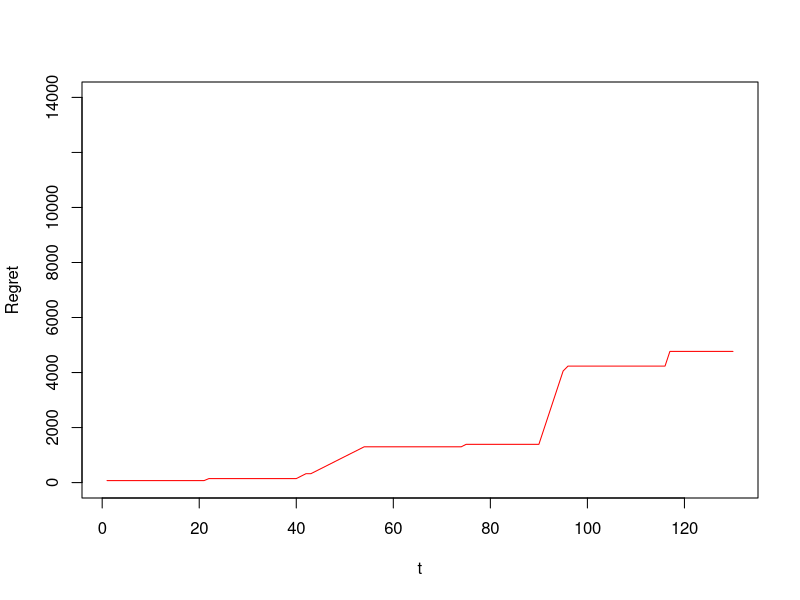

Write the R code that produced this figure. (Note: this script raises an error after producing the figure.)
library(stats)


getDemand <- function(N,p,b,i){
  if(b==0)
    print("Error! b cant't be 0.")
  return (N*(1-p/b)+RandUni[i])
}


getRegret <- function(T,N,P,b,PP){
  
  #PP: Price Pulled
  
  RegVec=rep(0,T)
  for(i in 1:T){
    if(i!=1)
      RegVec[i]=RegVec[i-1]+ max(P*N*(1-P/b[i]))-(PP[i]*N*(1-PP[i]/b[i]))
    else
      RegVec[i]=max(P*N*(1-P/b[i]))-(PP[i]*N*(1-PP[i]/b[i]))
  }
  return (RegVec)
}



getQuality <- function(cq,DemObs,PP,NF=0.2,w=0.5){
  
  #cq: Cumulative quality
  #DemObs: Demand Observed in the window
  #PP: Vector of price pulled
  #NF: Normalising factor (between 0 and 1)
  mid=-1
  for(i in (1:(length(PP)-1))){
    if(PP[i]==PP[length(PP)])
    {
      mid=i
      break
    }
  }
  if(mid==-1)
  {
    return (cq)
  }
  d1=min(DemObs[length(DemObs)],DemObs[mid])
  d2=max(DemObs[length(DemObs)],DemObs[mid])
  iq = 2*exp(-(((d2-d1)/(NF*d1))^2))-1
  cq =w*cq+(1-w)*iq
  #print(iq)  
  return (cq)
}

getMeanQuality <- function(cq,DemObs,PP,NF=0.2,w=0.5,tempco,lim=10){
  
  #cq: Cumulative quality
  #DemObs: Demand Observed in the window
  #PP: Vector of price pulled
  #NF: Normalising factor (between 0 and 1)
  
  d1 = 0
  co1 = 0
  for(i in (ceiling(length(PP)/2)):1){
    if(PP[i]==PP[length(PP)])
    {
      d1=d1+DemObs[i]
      co1=co1+1
    }
  }
  
  d2 = 0
  co2 = 0
  for(i in (ceiling(length(PP)/2)):length(PP)){
    if(PP[i]==PP[length(PP)])
    {
      d2=d2+DemObs[i]
      co2=co2+1
    }
  }
  if(co1==0 || co2==0)
    return (cq)
  dd1=d1/co1
  dd2=d2/co2
  d1=min(dd1,dd2)
  d2=max(dd1,dd2)
  
  iq = (2*exp(-(((d2-d1)/(0.1*NF*d1))^2))-1)*min(1,min(co1,co2)/lim)
  cq =w*cq+(1-w)*iq
  print(c(tempco,(d2-d1),co1,co2,iq))
  return (cq)
}



sqrtMSE <- function (X,Y,fit)
{
  V2 = X
  return (sqrt(sum((predict(fit,newdata=as.data.frame(V2))-Y)^2)/(length(X)-2)))
}

findConfInt <- function (X,Y,fit,curX,alpha)
{
  N = length(X)
  
  s = sqrtMSE(X,Y,fit)
  meanX = mean(X)
  sy= s*sqrt((1/N)+(((curX-meanX)^2)/(sum((X-meanX)^2))))
  #print (c(curX,sy,s,sqrt((1/N)+(((curX-meanX)^2)/(sum((X-meanX)^2)))),((curX-meanX)^2)/(sum((X-meanX)^2)),(curX-meanX)^2,curX,meanX))
  if(N <= 2 || is.infinite(sy) || is.nan(sy))
    return (Inf)
  return (qt(1-alpha/2,df=N-2)*sy)
}


winInc <- function(X,Y ,fit,Dom,alpha,tHold){
  Z = findConfInt(X,Y,fit,Dom,alpha)
  
  if(max(Z)==Inf)
  {
    return (TRUE)
  }
  Z = Z*Dom
  V2 = Dom
  Pred =  Dom*predict(fit,newdata=as.data.frame(V2))
  U = (Pred + Z - max(Pred))/max(Pred)
  print(Pred)
  print(Z)
  if(max(U) > tHold)
  {
    return (TRUE)
  }
  else
  {
    return (FALSE) 
  }
}

T = 130 #Horizon
N = 800 #Market Size
StdDev = 10 #Standard Deviation
Tau = 20 #Sliding window length
P = c(2.0,3.0,4.0)
b = c(rep(5.5,40),rep(4.5,50),rep(9.0,40))
#b=c(rep(5.5,36),seq(5.4,4.6,-0.1),rep(4.5,40),seq(5,9,0.5),rep(9.0,36))


set.seed(1)
#RandUni = runif(T,-StdDev,StdDev) #Random error vector
RandUni = rnorm(T,0,StdDev) #Random error vector

ArmPulled = rep(0,T) #Arm pulled
PPulled = rep(0,T) #P[ArmPulled]
DemandObseved = rep(0,T) #Observed Demand
CumRew = rep(0,T) #Cumulative Reward

IQ = rep(0,T) #Vector of instantaneous quality
CQ = rep(0,T) #Vector of cumulative quality
#CQmean = rep(0,T)
##Greedy
for (i in 1:T){
  curP=0
  curT=min(Tau,i-1)
  if(i <=2){
    curP=i
  } else if (sd(ArmPulled[(i-curT):(i-1)])==0) {
    if(ArmPulled[i-1]==1){
      curP=2} else {curP=1}
  } else{
    dfr = as.data.frame(cbind(DemandObseved[(i-curT):(i-1)] , (PPulled[(i-curT):(i-1)])))
    fit = lm (V1 ~ V2 , dfr)
    V2=P
    predDem = predict(fit,as.data.frame(V2))
    #print(predDem)    
    predRev = predDem*P
    curP = which.max(predRev)
  }
  ArmPulled[i] = curP
  PPulled[i] = P[curP]
  DemandObseved[i] = getDemand(N,P[curP],b[i],i)
  CumRew[i] = CumRew[max(i-1,1)] + PPulled[i]*DemandObseved[i]
  
  
}
RegVec = getRegret(T,N,P,b,PPulled)
plot(c(1:130),RegVec,type="l",col="red",xlab="t",ylab="Regret",ylim=c(0,14000))
##Greedy

##Greedy with window cutting
Tau=0
ArmPulled = rep(0,T) #Arm pulled
PPulled = rep(0,T) #P[ArmPulled]
DemandObseved = rep(0,T) #Observed Demand
CumRew = rep(0,T) #Cumulative Reward
TauRec = rep(0,T)
IQ = rep(0,T) #Vector of instantaneous quality
CQ = rep(0,T) #Vector of cumulative quality
for (i in 1:T){
  curP=0
  curT=Tau
  TauRec[i]=Tau
  if(Tau < 2){
    if(Tau==0){
      curP=Tau+1}
    else{
      curP=((ArmPulled[i-1]+1)%%(length(P)))+1}
  } else if (min(ArmPulled[(i-curT):(i-1)])==max(ArmPulled[(i-curT):(i-1)])) {
    #if(abs(ArmPulled[i-1]-1) < abs(ArmPulled[i-1]-length(P))){
    #  curP=length(P)} else {curP=1}
    if(ArmPulled[i-1] == 1)
    {
      curP = 2
    }
    else
    {
      curP = ArmPulled[i-1] - 1 
    }
  } else{
    dfr = as.data.frame(cbind(DemandObseved[(i-curT):(i-1)] , (PPulled[(i-curT):(i-1)])))
    fit = lm (V1 ~ V2 , data=dfr)
    
    V2=P
    predDem = predict(fit,newdata=as.data.frame(V2))
    #print(predDem)    
    predRev = predDem*P
    curP = which.max(predRev)
    x=5
    #print(c(Tau, P*findConfInt((PPulled[(i-curT):(i-1)]),DemandObseved[(i-curT):(i-1)] ,fit,P,0.05), predRev, sqrtMSE(PPulled[(i-curT):(i-1)],DemandObseved[(i-curT):(i-1)] ,fit)))
    
  }
  
  ArmPulled[i] = curP
  PPulled[i] = P[curP]
  DemandObseved[i] = getDemand(N,P[curP],b[i],i)
  CumRew[i] = CumRew[max(i-1,1)] + PPulled[i]*DemandObseved[i]
  ##if(i>1){
    #NormFact=40/400
    if(Tau<3)
    {
      Tau = Tau + 1
      CQ[i] = 1
    }
    else{
    NormFact=2*sd(DemandObseved[(i-curT):(i)])/mean(DemandObseved[(i-curT):(i)])
    CQ[i]=getQuality(CQ[i-1],DemandObseved[(i-curT):(i)],PPulled[(i-curT):(i)],NormFact,w=0.5)
    if(CQ[i]<0)
    {
      #Tau=ceiling(Tau/2)
      #CQ[i]=0
      Tau = 1
      
    }
    else if (winInc((PPulled[(i-curT):(i-1)]),DemandObseved[(i-curT):(i-1)] ,fit,P,0.05,0.1) == TRUE)
    {
      Tau=Tau+1
    }
    }
    #print (Tau)
 ## }
  ##else{
  ##  CQ[i]=1
  ##  Tau=Tau+1
    #CQmean[i]=1
  ##}
  ##Tau=Tau+1
  print(Tau)
  
}

RegVec = getRegret(T,N,P,b,PPulled)
lines(c(1:130),RegVec,type="l",col="green")
